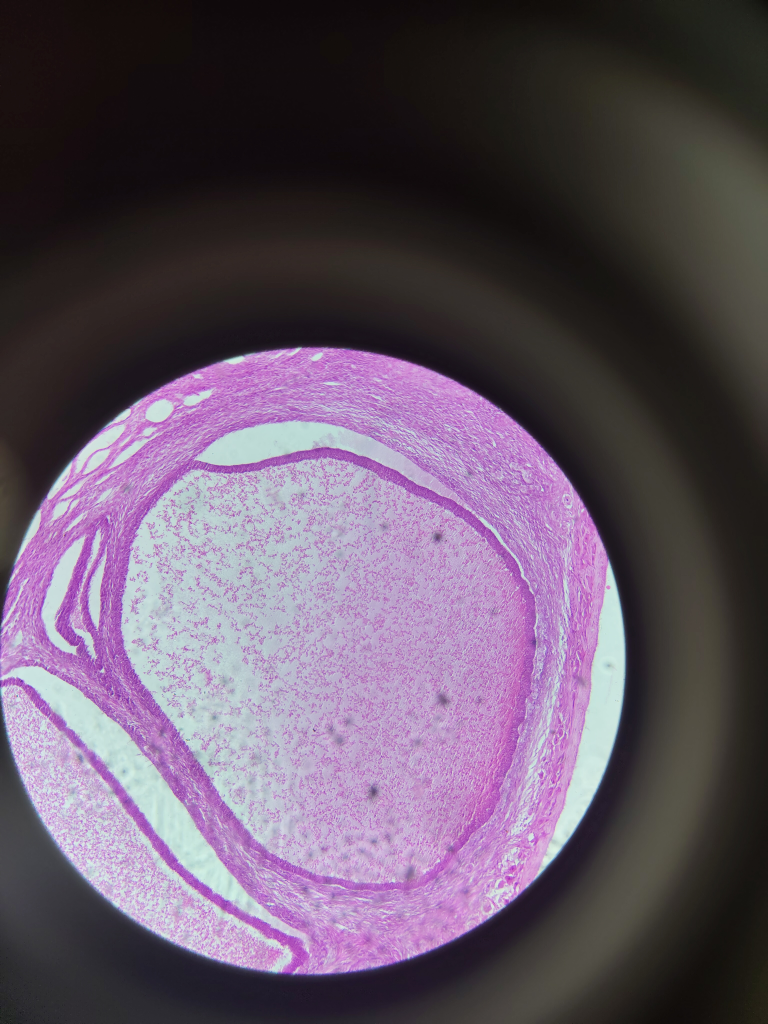
#> input picture python_core/dataset/cells/10x/ovary_img_3_10x.jpg, 3072 x 4096 px (shown at 1/4 size)
$ jupyter execute --allow-errors algorithm_tests.ipynb
#> lines starting #> are read from the running program, lines starting #| are printed output that depends on the picture
[cell 1]
import cv2
import numpy as np
import matplotlib.pyplot as plt

[cell 2]
image_path = 'dataset/calibration/calib_10x.jpg'
image = cv2.imread(image_path)

#> (a cell that did not finish here is left out)

[cell 4]
plt.figure(figsize=(10, 6))
#> (the rest of this cell did not finish here and is left out)

#> (a cell that did not finish here is left out)

#> (a cell that did not finish here is left out)

#> (a cell that did not finish here is left out)

[cell 8]
import cv2
import math

bio_image_path = 'dataset/cells/10x/ovary_img_3_10x.jpg'
original_img = cv2.imread(bio_image_path)
#> original_img is the input picture: shape (4096, 3072, 3); mean B, G, R 100.8, 84.3, 98.8

if original_img is None:
    print("❌ ERROR: Could not find the image!")
else:
    um_per_pixel = 0.408
    clicks = []

    # --- THE FIX: Lower the scale to 12% ---
    # This shrinks a 6000px tall image to 720px, fitting your laptop perfectly!
    scale_percent = 12
    width = int(original_img.shape[1] * scale_percent / 100)
#> width = 368
    height = int(original_img.shape[0] * scale_percent / 100)
#> height = 491

    display_img = cv2.resize(original_img, (width, height), interpolation=cv2.INTER_AREA)
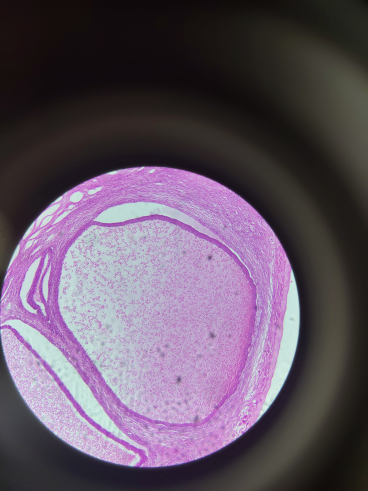
#> display_img: shape (491, 368, 3); mean B, G, R 100.8, 84.3, 98.8

    # [22 lines left out: function draw_ruler, not called in this run]

    print("Window opening! Click two points to measure. Press 'q' to close.")
    cv2.namedWindow("Digital Ruler", cv2.WINDOW_AUTOSIZE)
    cv2.imshow("Digital Ruler", display_img)
    cv2.setMouseCallback("Digital Ruler", draw_ruler)

    while True:
        key = cv2.waitKey(1) & 0xFF
#> (key q is pressed here)
        if key == 27 or key == ord('q'):
            break

    cv2.destroyAllWindows()

[cell 9]
import cv2
import numpy as np

bio_image_path = 'dataset/cells/4x/ovary_img_1_4x.jpg'
original_img = cv2.imread(bio_image_path)
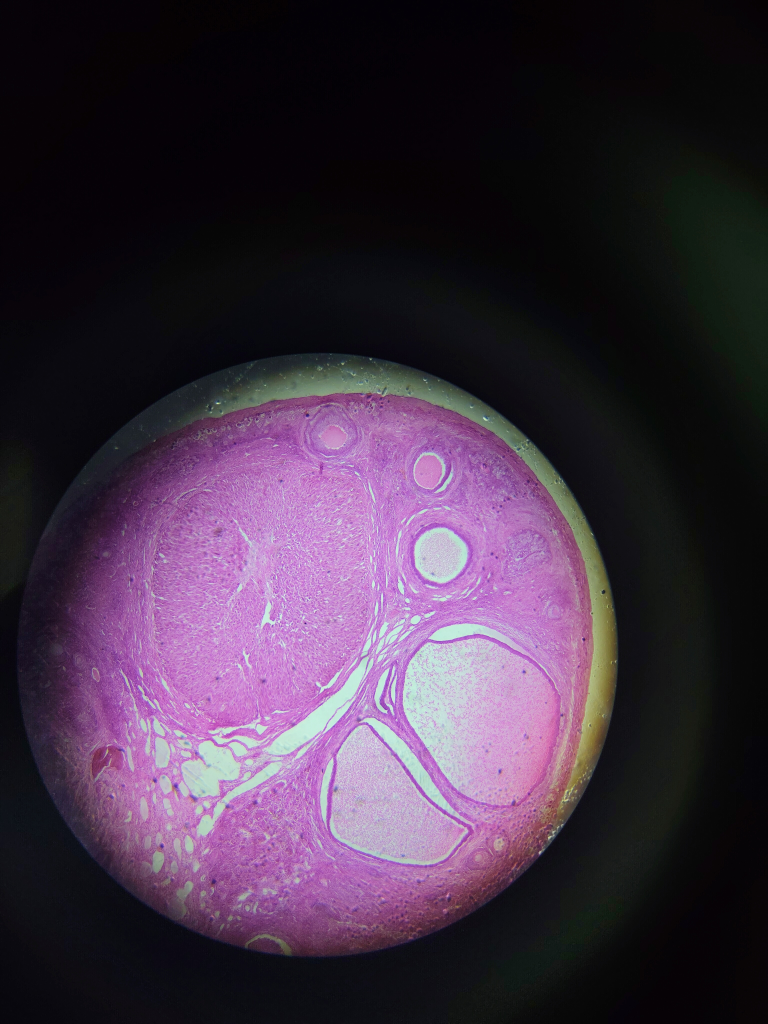
#> input picture python_core/dataset/cells/4x/ovary_img_1_4x.jpg, 3072 x 4096 px (shown at 1/4 size)
#> original_img is the input picture: shape (4096, 3072, 3); mean B, G, R 65.9, 47.8, 63.6

if original_img is None:
    print("❌ ERROR: Could not find the image!")
else:
    um_per_pixel = 0.408

    # --- PROXY DISPLAY FIX (12% scale) ---
    scale_percent = 12
    width = int(original_img.shape[1] * scale_percent / 100)
    height = int(original_img.shape[0] * scale_percent / 100)
    display_img = cv2.resize(original_img, (width, height), interpolation=cv2.INTER_AREA)
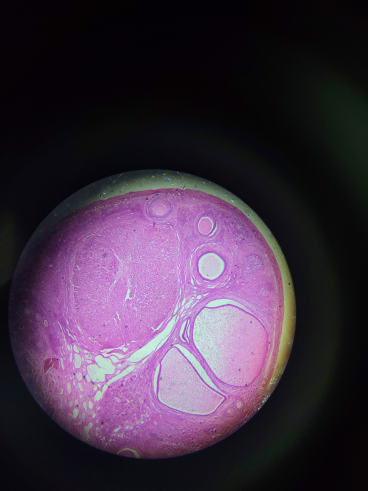
#> display_img: shape (491, 368, 3); mean B, G, R 65.9, 47.8, 63.5

    # We need a clean copy of the proxy image to draw over repeatedly
    clean_proxy = display_img.copy()

    # Variables for the Lasso state
    drawing = False
    lasso_points = []

    # [49 lines left out: function draw_lasso, not called in this run]

    print("Window opening! Click and drag to draw a lasso around a structure. Press 'q' to close.")
    cv2.namedWindow("Lasso Tool", cv2.WINDOW_AUTOSIZE)
    cv2.imshow("Lasso Tool", display_img)
    cv2.setMouseCallback("Lasso Tool", draw_lasso)

    while True:
        key = cv2.waitKey(1) & 0xFF
#> (key q is pressed here)

        # Press 'c' to clear the drawing and start over!
        if key == ord('c'):
            display_img = clean_proxy.copy()
            cv2.imshow("Lasso Tool", display_img)
            print("Canvas cleared.")

        elif key == 27 or key == ord('q'):
            break

    cv2.destroyAllWindows()
